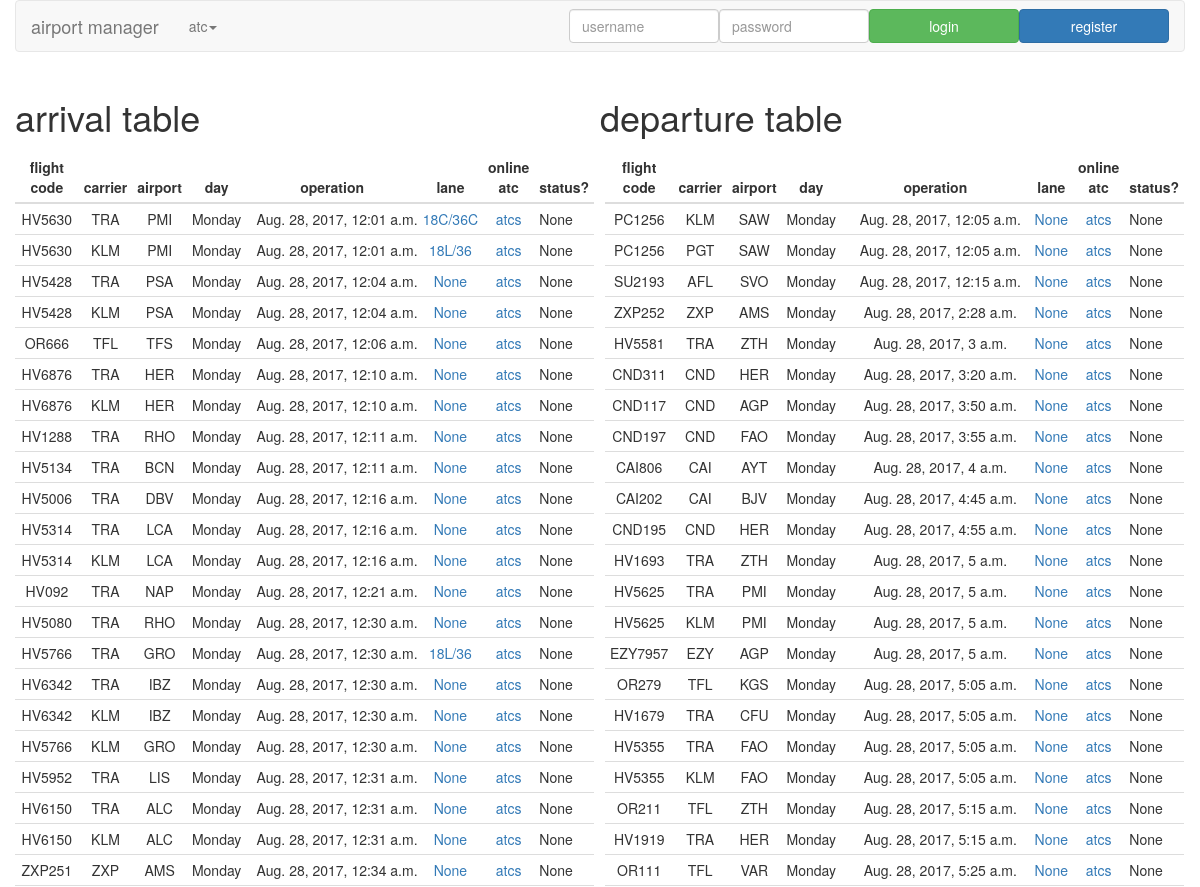
The app's page /airport_management/ (upper part), older data.
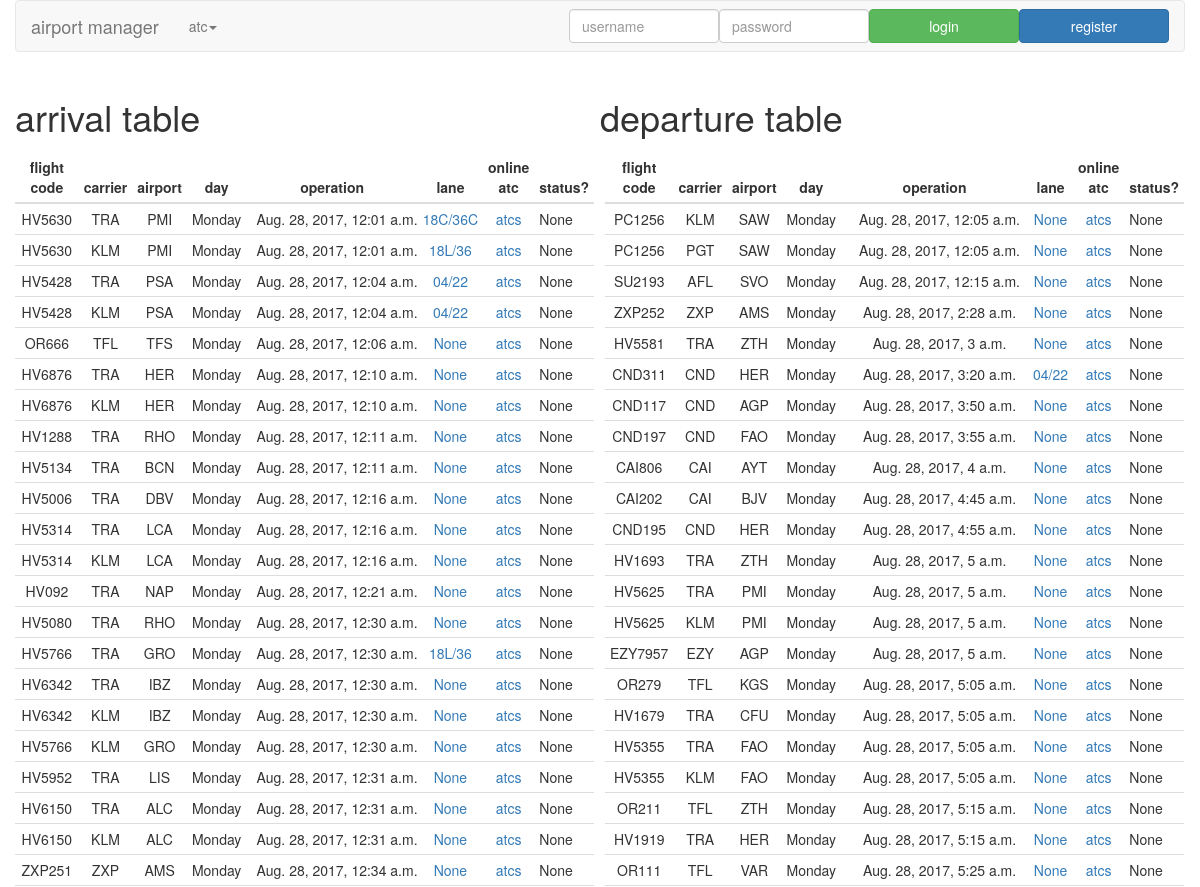
The same page, newer data.
### airport_management/models.py (models this page shows)
class ArrivalDepartureFlight(models.Model):
    flight_code = models.CharField(max_length=10)
    airport = models.CharField(max_length=3)
    """
    The day the flight happens, arriving or departing from this airport
    perspective.

    PENDING: This could be made as an enumeration because the value will only
    be strictly for strings of days (Monday to Sunday).
    """
    day = models.CharField(max_length=9)
    scheduled_datetime = models.DateTimeField()
    carrier = models.CharField(max_length=20, null=True)
    """
    Lane used for arriving or departing. This field has one to many
    relationship to the `Lane` model. The `related_name="%(class)s_lane"` is
    used to prevent `Error: One or more models did not validate:` error.

    PENDING: This field are supposed to have one to one relationship due to
    every lanes can only be used for one flight. I just make this one to many
    """
    lane = models.ForeignKey("Lane", null=True, on_delete=models.CASCADE,
        related_name="%(class)s_lane")
    online_atcs = models.ManyToManyField("AirTrafficController",
        related_name="%(class)s_online_atc")
    """
    Whether a flight has assigned to ATC and lane during the
    `scheduled_time` or not.
    """
    status = models.NullBooleanField(null=True)
    """
    Real arrival/departure time. If the value of this field is not `None` or
    `null` then this flight is already arrived/departed.

    CAUTION: This field is not currently being used.
    """
    """
    List of all previous air traffic controllers.

    CAUTION: This field is not currently being used.
    """
    class Meta:
        abstract = True

class ArrivalFlight(ArrivalDepartureFlight):
    def __str__(self):
        return "{} from {} airport, {}".format(
            self.flight_code,
            self.airport,
            localtime(self.scheduled_datetime)
        )

class Lane(models.Model):
    name = models.CharField(max_length=7)
    def __str__(self):
        return self.name

class DepartureFlight(ArrivalDepartureFlight):
    def __str__(self):
        return "{} to {} airport, {}".format(
            self.flight_code,
            self.airport,
            localtime(self.scheduled_datetime)
        )

### airport_management/views.py (the view)
def index(request):
    flight_table_paginations = {}
    flight_table_paginations_parameters = [
        [KEY.ARRIVAL_FLIGHT_TABLE_PAGINATION, ArrivalFlight],
        [KEY.DEPARTURE_FLIGHT_TABLE_PAGINATION, DepartureFlight]
    ]
    """
    Create arrival flight table pagination and departure flight pagination.
    """
    for flight_table_pagination_parameters in\
        flight_table_paginations_parameters:
        flight_table_paginations[flight_table_pagination_parameters[0]] =\
            create_pagination_return_page_and_number_of_pages(
                flight_table_pagination_parameters[1],
                MODAL_FIELD.SCHEDULED_DATETIME,
                VALUE.PAGINATION_OBJECTS_COUNT_PER_PAGE
            )
    """
    For the initial page, set the flight management panel only to display the
    earliest flight from the latest recorded day. This could be changed based
    on the preference.
    """
    latest_datetime_from_arrivalflight = get_latest_datetime_from_a_model(
        ArrivalFlight,
        MODAL_FIELD.SCHEDULED_DATETIME
    )
    """
    Get the earliest `ArrivalFlight` document from the latest day as the fist
    document shown in the flight management panel.
    """
    earliest_arrivalflight_from_the_latest_day =\
        get_earliest_object_from_a_day(
            ArrivalFlight,
            MODAL_FIELD.SCHEDULED_DATETIME,
            latest_datetime_from_arrivalflight
        )
    """ Create parameters for flight management panel DOM. """
    flight_management_panel_initial_dom =\
        generate_flight_management_panel_dom_parameters(
            earliest_arrivalflight_from_the_latest_day
        )
    """
    Dictionary that will be used to render views. Dictionary for initially
    displayed flight management panel.

    PENDING: Could be refactored alongside with the `table_requests_flight()`
    function.
    """
    parameters = {}
    parameters = set_flight_management_panel_non_status_and_status(
        parameters,
        flight_management_panel_initial_dom\
            [KEY.FMP_NON_STATUS_DOM_PARAMETERS],
        flight_management_panel_initial_dom[KEY.FMP_STATUS]
    )
    """ Assigning airport manager into client's render view. """
    parameters[KEY.AIRPORT_MANAGER] = request.user
    """ Assigning all ATCs into client's render view. """
    parameters[KEY.ATC_OBJECTS] = AirTrafficController.objects.all()
    """ Assigning all Lanes into client's render view. """
    parameters[KEY.LANE_OBJECTS] = Lane.objects.all();
    """ Parameters to help set initial flight online ATCs form. """
    parameters[KEY.FLIGHT_ONLINE_ATC_FORM_ARRIVALDEPARTURE] = AOD.ARRIVAL
    parameters[KEY.FLIGHT_ONLINE_ATC_FORM_FLIGHT_ID] =\
        earliest_arrivalflight_from_the_latest_day.id
    parameters[KEY.FLIGHT_ONLINE_ATC_FORM_FLIGHT_ONLINE_ATCS_ID] =\
        get_list_from_object_field(
            earliest_arrivalflight_from_the_latest_day.online_atcs, "id")
    """ Parameters to help to set initial flight lane form. """
    parameters[KEY.FLIGHT_LANE_FORM_ARRIVALDEPARTURE] =\
        parameters[KEY.FLIGHT_ONLINE_ATC_FORM_ARRIVALDEPARTURE]
    parameters[KEY.FLIGHT_LANE_FORM_FLIGHT_ID] =\
        parameters[KEY.FLIGHT_ONLINE_ATC_FORM_FLIGHT_ID]
    parameters[KEY.FLIGHT_LANE_FORM_FLIGHT_LANE_ID] =\
        "" if earliest_arrivalflight_from_the_latest_day.lane ==\
            None else earliest_arrivalflight_from_the_latest_day.lane.id
    """ Both arrival flight table and departure flight table properties. """
    parameters[KEY.TABLES_PROPERTIES] = [
        {
            KEY.ARRIVALDEPARTUREFLIGHT_OBJECTS:
                flight_table_paginations\
                    [KEY.ARRIVAL_FLIGHT_TABLE_PAGINATION][KEY.OBJECTS],
            KEY.TABLE_PAGINATION_NUMBER_OF_PAGES:
                flight_table_paginations\
                    [KEY.ARRIVAL_FLIGHT_TABLE_PAGINATION]\
                    [KEY.NUMBER_OF_PAGES],
            KEY.TABLE_TITLE: STRING.ARRIVAL_TABLE_TITLE,
            KEY.TABLE_ID: DOM_ID.ARRIVAL_FLIGHT_TABLE,
            KEY.TABLE_ERROR_ID: DOM_ID.ARRIVAL_FLIGHT_TABLE_ERROR,
            KEY.TABLE_PAGINATION_ID: DOM_ID.ARRIVAL_FLIGHT_TABLE_PAGINATION,
            KEY.TABLE_PAGINATION_NUMBER_OF_PAGES_ID:
                DOM_ID.ARRIVAL_FLIGHT_TABLE_PAGINATION_NUMBER_OF_PAGES,
            KEY.TABLE_REQUESTING_ID:
                DOM_ID.ARRIVAL_FLIGHT_TABLE_REQUESTING
        },
        {
            KEY.ARRIVALDEPARTUREFLIGHT_OBJECTS:
                flight_table_paginations\
                    [KEY.DEPARTURE_FLIGHT_TABLE_PAGINATION][KEY.OBJECTS],
            KEY.TABLE_PAGINATION_NUMBER_OF_PAGES:
                flight_table_paginations\
                    [KEY.DEPARTURE_FLIGHT_TABLE_PAGINATION]\
                    [KEY.NUMBER_OF_PAGES],
            KEY.TABLE_TITLE: STRING.DEPARTURE_TABLE_TITLE,
            KEY.TABLE_ID: DOM_ID.DEPARTURE_FLIGHT_TABLE,
            KEY.TABLE_ERROR_ID: DOM_ID.DEPARTURE_FLIGHT_TABLE_ERROR,
            KEY.TABLE_PAGINATION_ID:
                DOM_ID.DEPARTURE_FLIGHT_TABLE_PAGINATION,
            KEY.TABLE_PAGINATION_NUMBER_OF_PAGES_ID:
                DOM_ID.DEPARTURE_FLIGHT_TABLE_PAGINATION_NUMBER_OF_PAGES,
            KEY.TABLE_REQUESTING_ID:
                DOM_ID.DEPARTURE_FLIGHT_TABLE_REQUESTING
        }
    ]
    """ Render index.html with the dictionary as parameter. """
    return render(request, "airport_management/index.html", parameters)

### airport_management/templates/airport_management/index.html (shortened to what this page needs)
<!doctype html>
<html>
<head>
  {% load static %}
  {% load djng_tags %}
  <link href="{% static 'airport_management/bower_components/bootstrap/dist/css/bootstrap.css' %}" rel="stylesheet" type="text/css" />
  <link href="{% static 'airport_management/flaviumatis-simple-pagination/simplePagination.css' %}" rel="stylesheet" type="text/css" />
  <link href="{% static 'airport_management/css/airport_manager_wrong_password_modal.css' %}" rel="stylesheet" type="text/css" />
  <link href="{% static 'airport_management/css/atc_list_modal.css' %}" rel="stylesheet" type="text/css" />
  <link href="{% static 'airport_management/css/atc_registration_form_modal.css' %}" rel="stylesheet" type="text/css" />
  <link href="{% static 'airport_management/css/flight_management_panel.css' %}" rel="stylesheet" type="text/css" />
  <link href="{% static 'airport_management/css/flight_management_panel_information.css' %}" rel="stylesheet" type="text/css" />
  <link href="{% static 'airport_management/css/flight_lane_form_modal.css' %}" rel="stylesheet" type="text/css" />
  <link href="{% static 'airport_management/css/flight_online_atcs_form_modal.css' %}" rel="stylesheet" type="text/css" />
  <link href="{% static 'airport_management/css/index.css' %}" rel="stylesheet" type="text/css" />
  <link href="{% static 'airport_management/css/inner_table.css' %}" rel="stylesheet" type="text/css" />
  <link href="{% static 'airport_management/css/navbar.css' %}" rel="stylesheet" type="text/css" />
  <link href="{% static 'airport_management/css/navbar_left.css' %}" rel="stylesheet" type="text/css" />
  <link href="{% static 'airport_management/css/navbar_right.css' %}" rel="stylesheet" type="text/css" />
  <link href="{% static 'airport_management/css/table.css' %}" rel="stylesheet" type="text/css" />
</head>
<body ng-app="airport_management" ng-cloak>
  <div class="container-fluid" id="main-container">
    <div>
      {% include "airport_management/navbar.html" %}
    </div>
    <div id="main-content-container">
      {% include "airport_management/table.html" %}
    </div>
  </div>
</body>
</html>

### airport_management/templates/airport_management/navbar.html (shortened to what this page needs)
{% load djng_tags %}
{% load static %}
<nav class="navbar navbar-default">
  <div class="navbar-header">
    <a class="navbar-brand" href="#" id="title">airport manager</a>
  </div>
  <div class="collapse navbar-collapse" id="main-menu">
    {% include "airport_management/navbar_left.html" %}
    {% include "airport_management/navbar_right.html" %}
  </div>
</nav>

### airport_management/templates/airport_management/navbar_left.html (shortened to what this page needs)
<div class="navbar-left">
  <ul class="nav navbar-nav" id="mobile-atc-modals-buttons-container"
    ng-controller="atc_menu">
    <li class="dropdown" id="atc-modals-buttons-dropdown">
      <a aria-expanded="false" aria-haspopup="true" class="dropdown-toggle"
        data-toggle="dropdown" href="#" role="button">
        atc<span class="caret"></span>
      </a>
    </li>
  </ul>
</div>

### airport_management/templates/airport_management/navbar_right.html (shortened to what this page needs)
<div class="navbar-right">
  {% if user.is_authenticated and not user.is_superuser %}
    <form action="{% url 'airport_management:logout_airport_manager' %}"
      class="navbar-form" id="airport-manager-logout-form" method="POST">
      {% csrf_token %}
      <div id="airport-manager-button-container">
        <div id="airport-manager-name"
          param="{{ airport_manager.username }}"
          style="display: none;">
        </div>
        <input class="btn btn-block btn-success" type="submit"
          value="hello! {{ airport_manager.username }}" />
      </div>
    </form>
  {% else %}
    <form action="{% url 'airport_management:airport_manager_login_and_registration_form' %}"
      class="navbar-form" id="airport-manager-login-and-registration-form"
      method="POST" ng-controller="airport_manager_login_and_registration_form">
      <div class="buttons-and-inputs-container">
        <div class="inputs-container">
          <input class="form-control" id="airport-manager-name-input"
            type="text" name="airport_manager_name_input"
            placeholder="username"
            ng-change="check_airport_manager_name_existence()"
            ng-model="airport_manager_name_input" />
          <input class="form-control" id="airport-manager-password-input"
            type="password" name="airport_manager_password_input"
            placeholder="password" />
        </div>
        <div class="buttons-container">
          <div>
            <input class="btn btn-block btn-success"
              name="airport_manager_login_or_register_button"
              type="submit" value="login">
          </div>
          <div>
            <input class="btn btn-block btn-primary"
              id="airport-manager-register-button"
              name="airport_manager_login_or_register_button"
              type="submit" value="register"
              ng-disabled="disable_airport_manager_register_button">
          </div>
        </div>
      </div>
    </form>
  {% endif %}
</div>

### airport_management/templates/airport_management/table.html (shortened to what this page needs)
{% load djng_tags %}
{% load static %}
<div id="main-content">
  <div id="arrivaldeparture-table-sets-container"
    ng-controller="arrivaldeparture_table_sets_container">
    {% for table_properties in tables_properties %}
      <div class="arrivaldeparture-table-set">
        <div>
          <h1 id="arrivaldeparture-table-title">
            {{ table_properties.table_title }}
          </h1>
        </div>
        <div class="arrivaldeparture-table-container">
          <div>
            <table class="table table-condensed table-hover"
              id="{{ table_properties.table_id }}">
              {% include "airport_management/inner_table.html" with dom_id=table_properties.table_pagination_id objects=table_properties.arrivaldepartureflight_objects %}
            </table>
          </div>
        </div>
      </div>
    {% endfor %}
  </div>
</div>

### airport_management/templates/airport_management/flight_management_panel.html (shortened to what this page needs)
{% load djng_tags %}
{% load static %}

### airport_management/templates/airport_management/inner_table.html
<thead>
  <tr>
    <th>flight code</th>
    <th class="hide-for-small-width">carrier</th>
    <th class="hide-for-small-width">airport</th>
    <th class="hide-for-small-width">day</th>
    <th>operation</th>
    <th>lane</th>
    <th>online atc</th>
    <th>status?</th>
  </tr>
</thead>
<tbody>
  {% for object in objects  %}
    <tr ng-click="table_requests_flight('{{ object.id }}', '{{ dom_id }}')">
      <td>{{ object.flight_code }}</td>
      <td class="hide-for-small-width">
        {{ object.carrier }}
      </td>
      <td class="hide-for-small-width">
        {{ object.airport }}
      </td>
      <td class="hide-for-small-width">
        {{ object.day }}
      </td>
      <td id="scheduled-datetime-column">
        <div>{{ object.scheduled_datetime }}</div>
      </td>
      <td>
        <a href="#"
          ng-click="show_flight_lane_form_modal('{{ object.id }}', '{{ dom_id }}')">
          {{ object.lane }}
        </a>
      </td>
      <td>
        <a href="#"
          ng-click="show_flight_online_atc_form_modal('{{ object.id }}', '{{ dom_id }}')">
          atcs
        </a>
      </td>
      <td class="flight-status-container">
        <div>{{ object.status }}</div>
      </td>
    </tr>
  {% endfor %}
</tbody>

### airport_management/templates/airport_management/flight_lane_form_modal.html (shortened to what this page needs)
{% load djng_tags %}
{% load static %}

### airport_management/templates/airport_management/flight_online_atcs_form_modal.html (shortened to what this page needs)
{% load djng_tags %}
{% load static %}

Row changes from the older to the newer data that the page shows:
changed ArrivalFlight (number 3 of 22 on the later page): lane "None" → "04/22"
changed ArrivalFlight (number 4 of 22 on the later page): lane "None" → "04/22"
changed DepartureFlight "CND311": lane "None" → "04/22"
